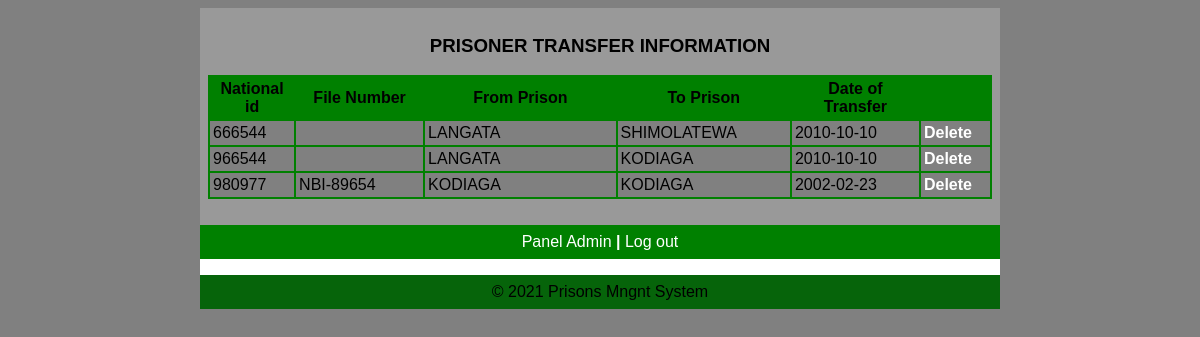
The page /admin/viewtransfer.php on the database its author committed.
### tables this page shows
CREATE TABLE IF NOT EXISTS `transfer` (
  `National_id` int(16) NOT NULL,
  `File_num` varchar(16) NOT NULL,
  `From_prison` varchar(17) NOT NULL,
  `To_prison` varchar(18) NOT NULL,
  `Dateoftransfer` date NOT NULL,
  PRIMARY KEY (`National_id`)
);

### admin/viewtransfer.php (the view, shortened to what this page needs)
<html>
<head>
   <link rel="stylesheet" media="screen" href="login.css" >
</head>
<body>
	<table align='center' border='0' bgcolor='green' width='800' cellpadding='8' cellspacing='0' height='200'>
          <tr>
            <td bgcolor='#999999' valign='center'>
<?php
$host="localhost";
$username="root";
$password="";
$db_name="prisonpro";
$tbl_name="transfer";
$connection =mysqli_connect("$host", "$username", "$password")or die("cannot connect server ");
 mysqli_select_db($connection ,"$db_name")or die("cannot select DB");
$sel= mysqli_query($connection,"select * from $tbl_name");
echo"<table align='center' width='100%' border='0' cellpadding='3' cellspacing='2' bgcolor='green'>
<caption><h3>PRISONER TRANSFER  INFORMATION</h3></caption>
<tr bgcolor='green'>
<th width='3%'>National id</th>
<th width='10%'>File Number</th>
<th width='15%'>From Prison</th>
<th width='10%'>To Prison</th>
<th width='10%'>Date of Transfer</th>
</tr>";
   while($row=mysqli_fetch_array ($sel))
{
echo "<tr bgcolor='grey'>";
echo  "<td width='3%'>".$row ['National_id']."</td>";
echo  "<td width='10%'>".$row ['File_num']."</td>";
echo  "<td width='7%'>".$row ['From_prison']."</td>";
echo  "<td width='10%'>".$row ['To_prison']."</td>";
echo  "<td width='10%'>".$row ['Dateoftransfer']. "</td>";
echo '<td width="3%"><b><a href="deletetransfer.php?id=' . $row['National_id'] . '">Delete</a></font></b></td>';
echo "</tr>";
}
echo"</table>";
?>
<br/>
			</td>
          </tr>
          <tr>
			<td align="center"><a href="adminpanel.php" target="_parent">Panel Admin <b>|</b></a>
			<a href="index.php" target="_parent">Log out</a></td>
          </tr>
          <tr>
            <td align='center' bgcolor='white' height='1'><?php
           include("footer.php");
                ?>
            </td>
          </tr>
	</table>
</body>
</head>
</html>

### admin/Footer.php
<tr>
<td bgcolor="#06640a" colspan="3" align="center">
&copy; 2021 Prisons Mngnt System</td>
</tr>

### admin/login.css (style rules this page uses)
body { font: 14px/21px "Lucida Sans", "Lucida Grande", "Lucida Sans Unicode", sans-serif;background:gray; }
a { color:#fff; text-decoration:none; }

### rows shown on the page
transfer: National_id "666544", From_prison "LANGATA", To_prison "SHIMOLATEWA", Dateoftransfer "2010-10-10"
transfer: National_id "966544", From_prison "LANGATA", To_prison "KODIAGA", Dateoftransfer "2010-10-10"
transfer: National_id "980977", File_num "NBI-89654", From_prison "KODIAGA", To_prison "KODIAGA", Dateoftransfer "2002-02-23"
